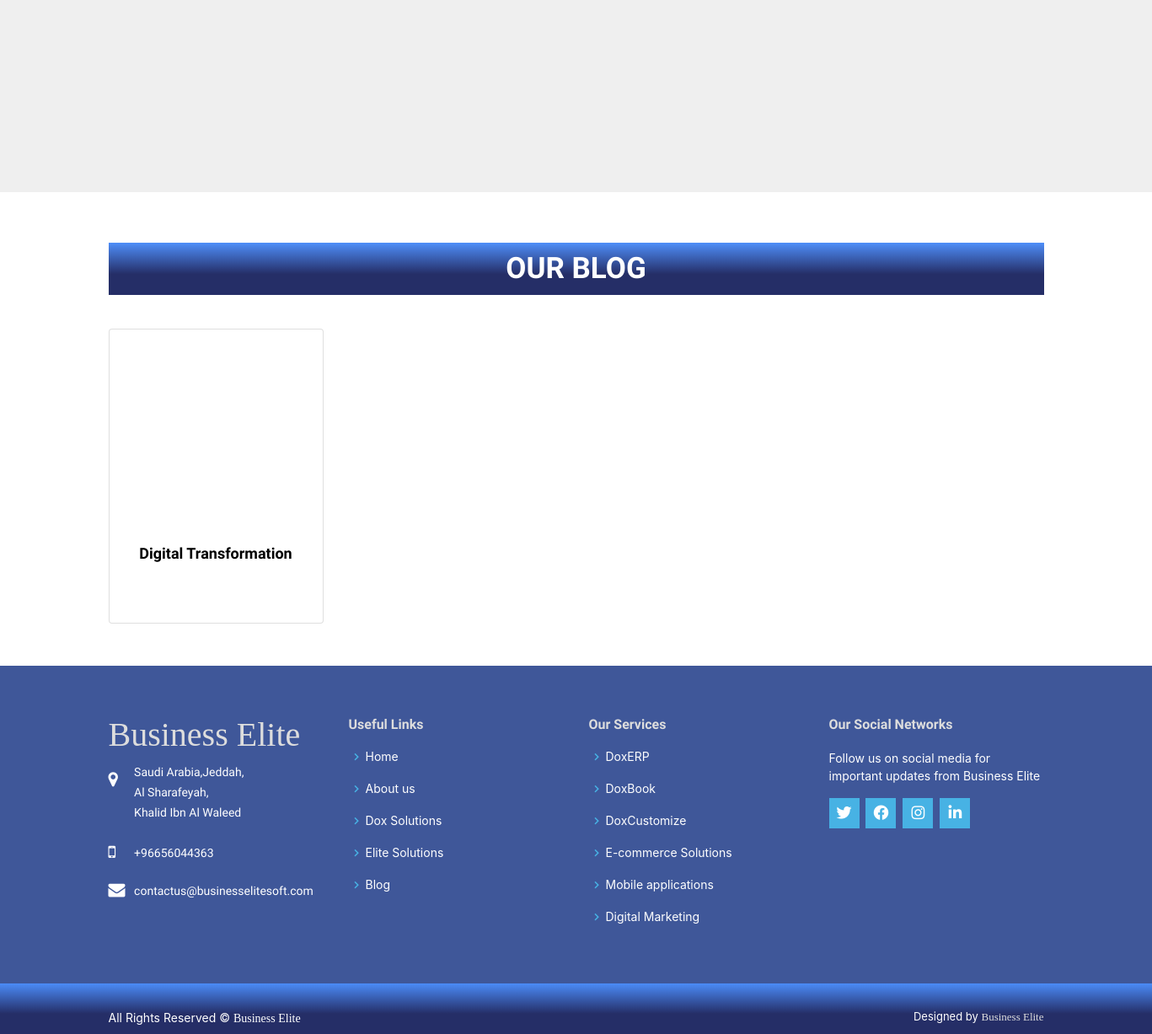
The app's page / (lower part), older data.
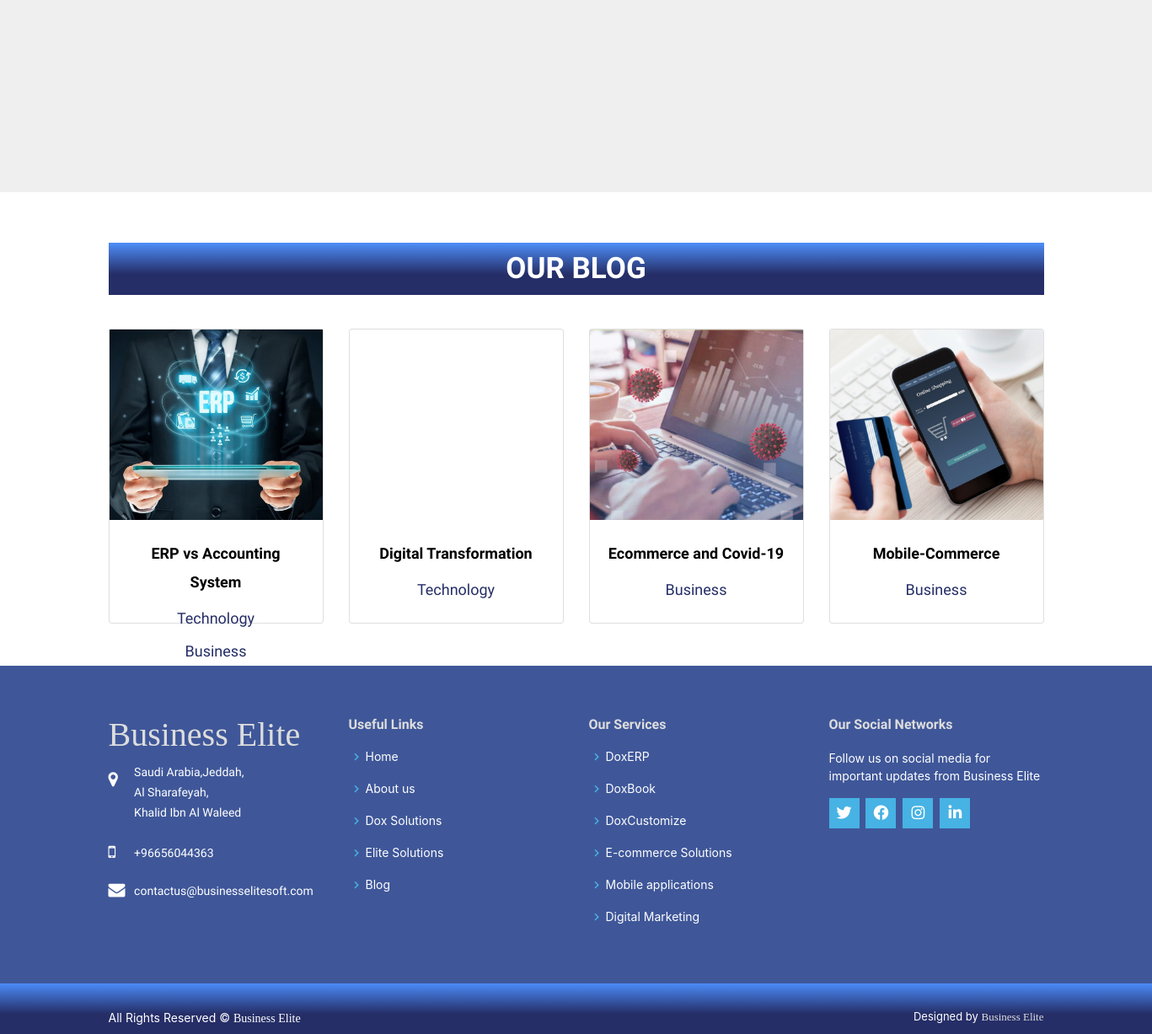
The same page, newer data.
### blog/models.py (models this page shows, shortened)
class Post(models.Model):
    author = models.CharField(max_length=100)
    image_author = models.ImageField(upload_to='post/', blank=True, null=True)
    title = models.CharField(max_length=100)
    tags = models.ManyToManyField(Tag)
    post_views = models.PositiveIntegerField(default=0)
    image = models.ImageField(upload_to='post/', blank=True, null=True)
    created_at = models.DateField()
    description_one = models.TextField()
    description_two = models.TextField()
    category = models.ManyToManyField(Category, related_name='post_category')
    slug = models.SlugField(blank=True, null=True)
    class Meta:
       ordering = ['created_at']
    def get_absolute_url(self):
        return reverse('blog:post_detail', kwargs={'slug': self.slug})

class Category(models.Model):
    name = models.CharField(max_length=50)
    slug = models.SlugField(blank=True, null=True)

### properties/models.py (models this page shows, shortened)
class Category(models.Model):
    name = models.CharField(max_length=200)
    slug = models.SlugField(blank=True, null=True)
    def get_absolute_url(self):
        return reverse('properties:dox_detail', args=[self.slug])

class SubCategory(models.Model):
    category = models.ForeignKey(Category, related_name='sub_category', on_delete=models.CASCADE)
    name = models.CharField(max_length=100)
    slug = models.SlugField(blank=True, null=True)
    def get_absolute_url(self):
        return reverse('properties:dox_detail', args=[self.slug])

### properties/views.py (the view)
# urls.py: 2. Add a URL to urlpatterns:  path('', views.home, name='home')
def home(request):
    posts = Post.objects.all()[:4]
    cards_dox = CardDoxHome.objects.all()
    cards_elite = CardEliteHome.objects.all()
    return render(request, 'home/index.html', {
        'posts': posts,
        'cards_dox': cards_dox,
        'cards_elite': cards_elite,
    })

### project/context_processor.py (called while the page is built)
def category(request):
    categories_base = Category.objects.all()
    sub_category_base = SubCategory.objects.all()
    return {'categories_base': categories_base, 'sub_category_base': sub_category_base}

### templates/home/index.html (shortened to what this page needs)
{% extends 'base.html' %}
{% load static %}
{% load i18n %}
{% block body %}
  <div class="swiper-header">
  </div>
  <main id="main">
    <div class="cards-work">
    </div>
    <div class="blog-content" data-aos="zoom-in">
      <div class="container">
        <h2>{% trans "Our Blog" %}</h2>
        <div class="row">
          {% for post in posts %}
          <div class="col-md-3">
            <div class="card">
              <div class="cardTop-1" style="background-image: url({{post.image.url}});">
              </div>
              <div class="cardBottom">
                <div class="cardText">
                  <h3 class="cardTitle"><a href="{{post.get_absolute_url}}">{{post.title}}</a></h3>
                  {% for cat in post.category.all %}
                  <h4 class="cardInfo">{{cat.name}}</h4>
                  {% endfor %}
                </div>
              </div>
            </div>
          </div>
          {% endfor %}
        </div>
      </div>
    </div>
  </main>
{% endblock body %}

### templates/base.html (shortened to what the changed rows need)
<!DOCTYPE html>
{% load static %}
{% load i18n %}
<html lang="en">
<head>
  <link rel="stylesheet" href="https://cdnjs.cloudflare.com/ajax/libs/font-awesome/5.15.3/css/all.min.css" />
  <link href="https://cdn.rawgit.com/michalsnik/aos/2.1.1/dist/aos.css" rel="stylesheet">
  <link href="//db.onlinewebfonts.com/c/0a1d844d3d15ec142620a5e906eecf76?family=Dealer+Strikes" rel="stylesheet" type="text/css"/>
  <link href="https://cdnjs.cloudflare.com/ajax/libs/Swiper/4.4.2/css/swiper.min.css" rel="stylesheet">
  <link href="{% static 'assets/vendor/bootstrap/css/bootstrap.min.css' %}" rel="stylesheet">
  <link href="{% static 'assets/vendor/icofont/icofont.min.css' %}" rel="stylesheet">
  <link href="{% static 'assets/vendor/boxicons/css/boxicons.min.css' %}" rel="stylesheet">
  <link href="{% static 'assets/vendor/remixicon/remixicon.css' %}" rel="stylesheet">
  <link href="{% static 'assets/vendor/venobox/venobox.css' %}" rel="stylesheet">
  <link href="{% static 'assets/vendor/owl.carousel/assets/owl.carousel.min.css' %}" rel="stylesheet">
  <link href="{% static 'assets/vendor/aos/aos.css' %}" rel="stylesheet">
  <link href="{% static 'assets/vendor/glightbox/css/glightbox.min.css' %}" rel="stylesheet">
  <link href="{% static 'assets/css/animate.css' %}" rel="stylesheet">
  <link href="{% static 'assets/css/style.css' %}" rel="stylesheet">
  <link rel="stylesheet" href="https://cdnjs.cloudflare.com/ajax/libs/font-awesome/4.7.0/css/font-awesome.min.css">
  {% get_current_language as LANGUAGE_CODE %}
</head>
<body>
                      {% get_current_language as LANGUAGE_CODE %}
                      {% get_available_languages as LANGUAGES %}
                      {% get_language_info_list for LANGUAGES as languages %}
  {% block body %}
  {% endblock body %}
  <footer id="footer">
    <div class="footer-top">
      <div class="container">
        <div class="row">
          <div class="col-lg-3 col-md-6 footer-links">
            <ul>
              {% for cat in categories_base %}
                <li><i class="bx bx-chevron-right"></i> <a href="{{cat.get_absolute_url}}">{{cat.name}}</a></li>
              {% endfor %}
            </ul>
          </div>
          <div class="col-lg-3 col-md-6 footer-links">
            <ul>
              {% for sub in sub_category_base %}
                <li><i class="bx bx-chevron-right"></i> <a href="{{sub.get_absolute_url}}">{{sub.name}}</a></li>
              {% endfor %}
            </ul>
          </div>
        </div>
      </div>
    </div>
  </footer>
 {% get_current_language as LANGUAGE_CODE %}
</body>
</html>

Row changes from the older to the newer data that the page shows:
added Post: image (picture), title "ERP vs Accounting System"
now on this page (row unchanged): Category: name "Technology"
now on this page (row unchanged): Category: name "Business"
added Post: image (picture), title "Ecommerce and Covid-19"
added Post: image (picture), title "Mobile-Commerce"
